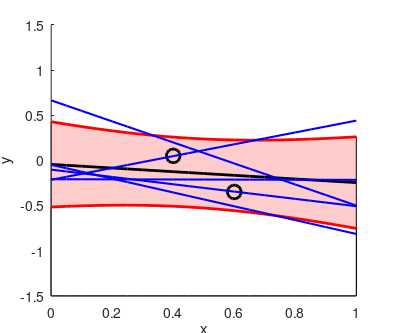

Source code (MATLAB):
function a009
% function a009
rng(5) % for reproducibility
printflag = 0; % set to a to make pdf exports
% 1: predictive distribution
% constants
alpha = 2;            % precision of prior over weights
beta  = 10;           % precision of data generating process
% data
Xn = [0.4;  0.6];
Tn = [0.05; -0.35];
% calculate averages
N = length(Xn);       % = 2
mu_x  = mean(Xn);     % =  0.5
mu_t = mean(Tn);     % = -0.15   
mu_xt = mean(Xn.*Tn); % = -0.095
mu_xx = mean(Xn.*Xn); % =  0.26
mu_x
mu_t
mu_xt
mu_xx
% calc. SnInv (=inv(Sn)) and Sn
SnInv = alpha*eye(N) + N*beta*[1 , mu_x; mu_x ,  mu_xx];  % = [22, 10; 10, 7.2]
Sn = inv(SnInv)    % =~ [0.1233 , -0.1712; -0.1712 , 0.3767]

% calculate Mn
%mx = Mn(1) + Mn(2)*x;         % mx = -0.0445 - 0.2021*x 
Mn = N*beta*Sn*[mu_t; mu_xt]   % =~ [-0.0445 ; -0.2021]

% compute variance s2(x) (quadratic) s2(x) = 0.2233 - 0.3425*x + 0.3767*x^2
%s2x = 1/beta + Sn(1,1) + (Sn(1,2)+Sn(2,1))*x + Sn(2,2)*x.*x;
sigma2fncoefss = [1/beta + Sn(1,1),(Sn(1,2)+Sn(2,1)),Sn(2,2)]


% 2: plot predictive distribution
% choose x: say 21 points over the interval x = [0, 1]
x = [0:0.05:1];
% compute m(x) (linear, so form m(x) = a + b*x)
mx = Mn(1) + Mn(2)*x;         % mx = -0.0445 - 0.2021*x 

% compute variance s2(x) (quadratic) s2(x) = 0.2233 - 0.3425*x + 0.3767*x^2
s2x = 1/beta + Sn(1,1) + (Sn(1,2)+Sn(2,1))*x + Sn(2,2)*x.*x;
% standard deviation is sqrt(variance)
sx = sqrt(s2x);

figure(11)
set(11,'Name','Predictive distribution')
axis([0 1 -1.5 1.5]);

xlabel('x');
ylabel('y');
hold on
% first the m(x)+/-s(x) areas (no line)
area(x,(mx+sx), 'FaceColor', [1.0, 0.8, 0.8], 'BaseValue',-1.5);  % pinkish
area(x,(mx-sx), 'FaceColor', [1.0, 1.0, 1.0], 'BaseValue',-1.5);  % white
% the lines for the predictive mean m(x) and variance s(x) around it
plot(x,(mx+sx),'r', 'LineWidth',2);     % red
plot(x,mx,'k','LineWidth',2);                         % black
plot(x,(mx-sx),'r', 'LineWidth',2);     % red
% circle the datapoints
plot(Xn,Tn,'o','MarkerEdgeColor','k','LineWidth',2, 'MarkerSize',10);

% unimportant print stuff
ps = get(gcf, 'Position');
ratio = (ps(4)-ps(2)) / (ps(3)-ps(1))
paperWidth = 10;
paperHeight = paperWidth*ratio;
set(gcf, 'paperunits', 'centimeters');
set(gcf, 'papersize', [paperWidth paperHeight]);
set(gcf, 'PaperPosition', [0    0   paperWidth paperHeight]);
if(printflag)
print -dpdf a009_ex2
end;
pause;
% In case (try!):
% * alpha => 0   :=> m(x) = 0.85 - 2*x; (line through points)
% * beta  => Inf :=> m(x) = 0.85 - 2*x; s2(x) = 0; 

% 3: sample five functions
ncases = 5;
% the posterior distribution over w is a multivariate Gaussian
W = mvnrnd(Mn', Sn, ncases);
Phi_x = [ones(1,length(x));x];
Y = W*Phi_x;    % compute y = w(1) + w(2)*x for five functions at all points x
% plot the lines in the same figure (11)
plot(x,Y,'b','LineWidth',1.5);            % blue
if(printflag)
print -dpdf a009_ex3
end;
return
